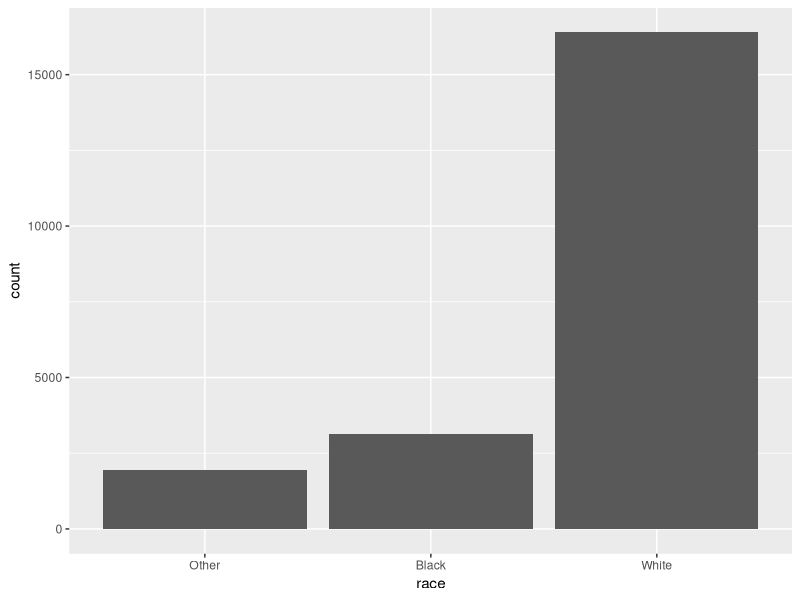
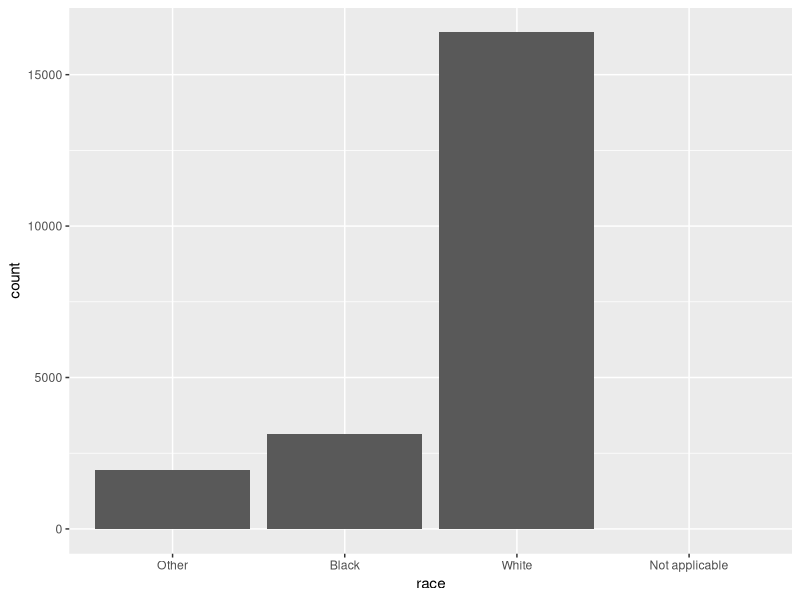
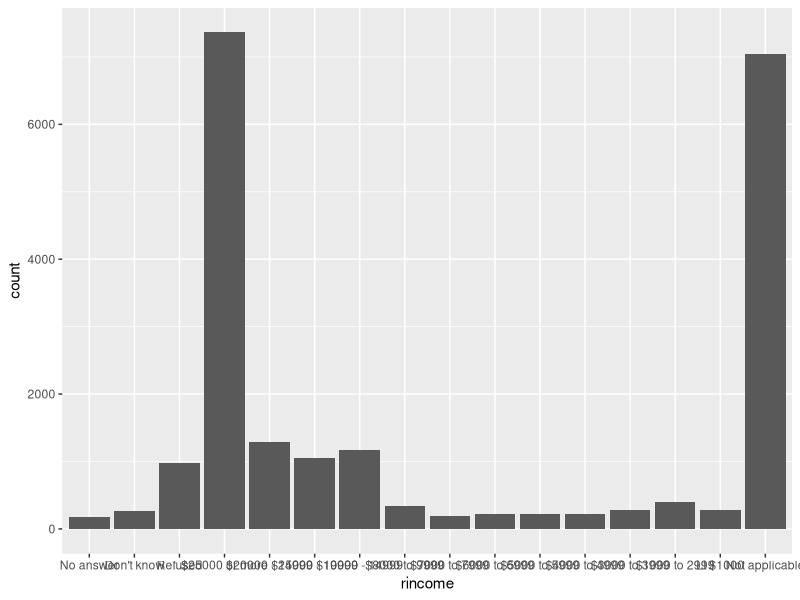
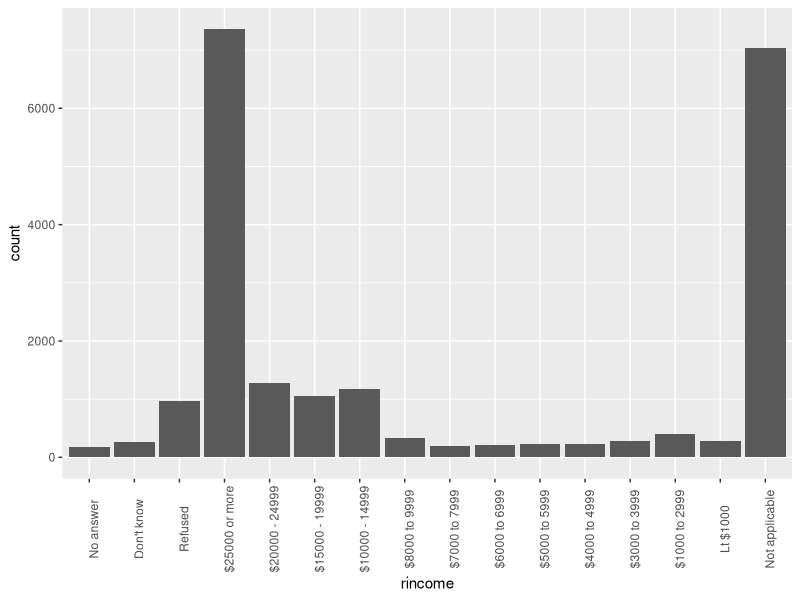
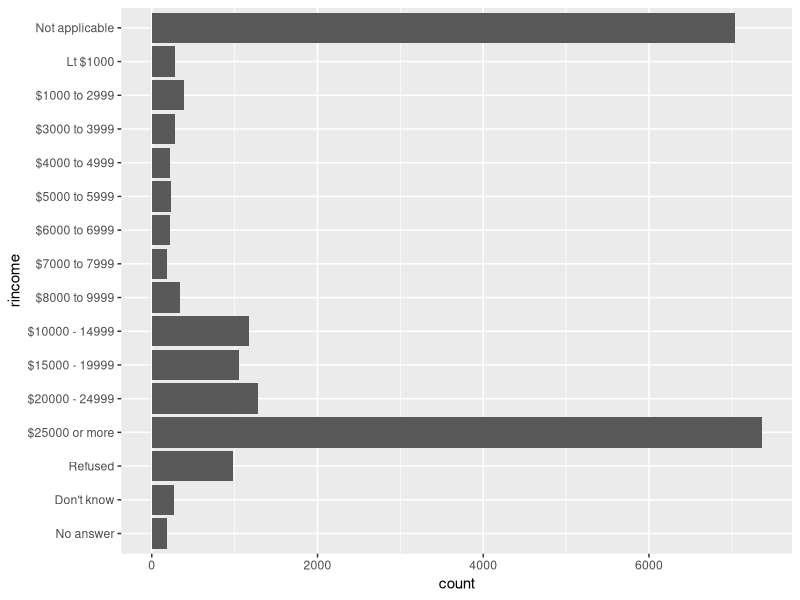
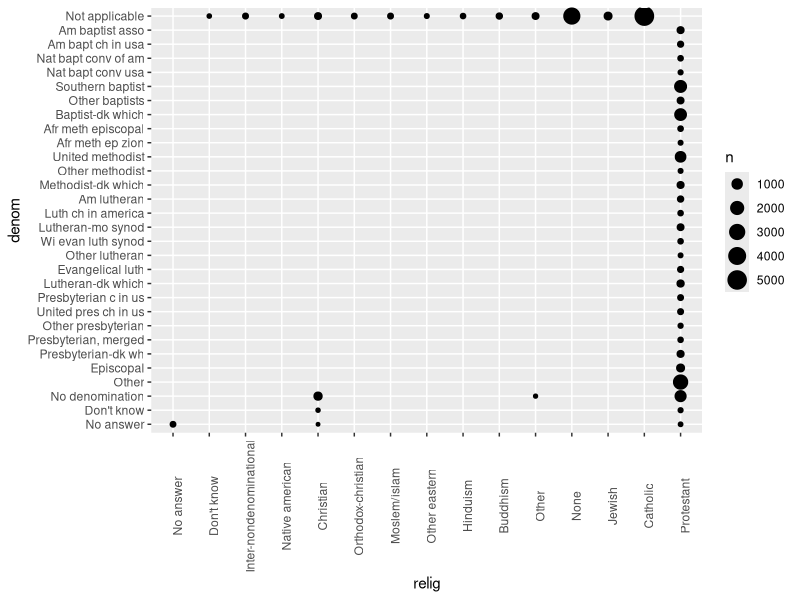
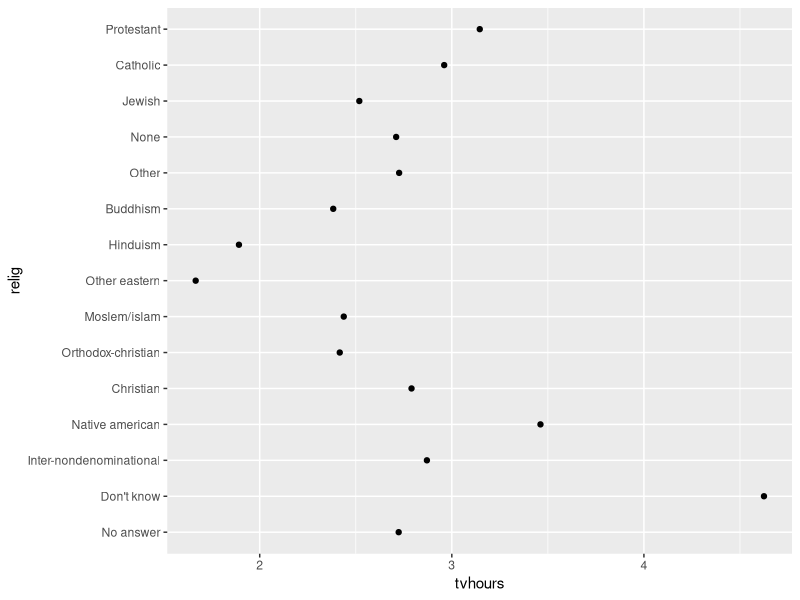
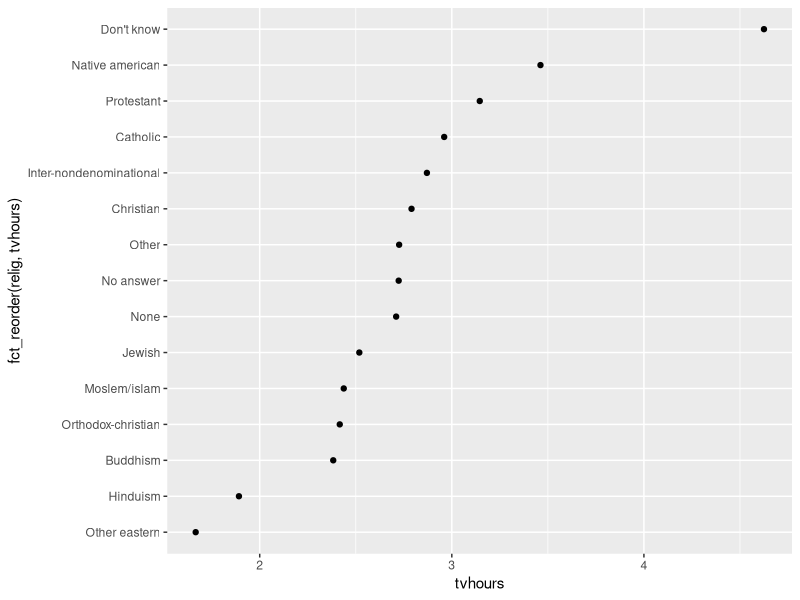

The R script that drew these images, in order:
## ---- chunk 1
knitr::opts_chunk$set(echo = TRUE, fig.width=6, fig.height=4)
## ---- chunk 2
library(tidyverse)
library(forcats)
## ---- chunk 3
x1 <- c("Dec", "Apr", "Jan", "Mar")
month_levels <- c(
  "Jan", "Feb", "Mar", "Apr", "May", "Jun",
  "Jul", "Aug", "Sep", "Oct", "Nov", "Dec"
)
## ---- chunk 4
y1 <- factor(x1, levels = month_levels)
y1
sort(y1)
## ---- chunk 5
factor(x1)
## ---- chunk 6
f1 <- factor(x1, levels = unique(x1))
f1
f2 <- x1 %>% factor() %>% fct_inorder()
f2
## ---- chunk 7
levels(f2)
## ---- chunk 8
gss_cat
## ---- chunk 9
gss_cat %>%
  count(race)

# Or with a bar chart
ggplot(gss_cat, aes(race)) +
  geom_bar()

# By default, ggplot2 drops empty levels. Can force to display them with:
ggplot(gss_cat, aes(race)) +
  geom_bar() +
  scale_x_discrete(drop = FALSE)
## ---- chunk 10
rincome_plot <-
  gss_cat %>%
  ggplot(aes(rincome)) +
  geom_bar()
rincome_plot
## ---- chunk 11
rincome_plot +
  theme(axis.text.x = element_text(angle = 90))
rincome_plot +
  coord_flip()
## ---- chunk 12
gss_cat %>%
  count(relig) %>%
  arrange(-n) %>%
  head(1)

gss_cat %>%
  count(partyid) %>%
  arrange(-n) %>%
  head(1)
## ---- chunk 13
levels(gss_cat$denom)

# Denom refers to "Protestant"
gss_cat %>%
  filter(!denom %in% c("No answer", "Other", "Don't know", "Not applicable",
                       "No denomination")) %>%
  count(relig)

# Can see it clearly in a scatterplot
gss_cat %>%
  count(relig, denom) %>%
  ggplot(aes(x = relig, y = denom, size = n)) +
  geom_point() +
  theme(axis.text.x = element_text(angle = 90))
## ---- chunk 14
relig_summary <- gss_cat %>%
  group_by(relig) %>%
  summarise(
    age = mean(age, na.rm = TRUE),
    tvhours = mean(tvhours, na.rm = TRUE),
    n = n()
  )

ggplot(relig_summary, aes(tvhours, relig)) + geom_point()

# Here can use fct_reorder
# f, the factor whose levels you want to modify
# x, a numeric vector that you want to use to reoder the levels
ggplot(relig_summary, aes(tvhours, fct_reorder(relig, tvhours))) +
  geom_point()

# By reordering religion it is easier to see who watches more TV
## ---- chunk 15
relig_summary %>%
  mutate(relig = fct_reorder(relig, tvhours)) %>%
  ggplot(aes(tvhours, relig)) +
    geom_point()
## ---- chunk 16
rincome_summary <- gss_cat %>%
  group_by(rincome) %>%
  summarise(
    age = mean(age, na.rm = TRUE),
    tvhours = mean(tvhours, na.rm = TRUE),
    n = n()
  )
ggplot(rincome_summary, aes(age, fct_reorder(rincome, age))) + geom_point()

# Here fct_reorder does not make much sense
# Better to use fct_relevel
ggplot(rincome_summary, aes(age, fct_relevel(rincome, "Not applicable"))) +
  geom_point()
## ---- chunk 17
by_age <- gss_cat %>%
  filter(!is.na(age)) %>%
  group_by(age, marital) %>%
  count() %>%
  mutate(prop = n / sum(n))

ggplot(by_age, aes(age, prop, colour = marital)) +
  geom_line(na.rm = TRUE)

ggplot(by_age, aes(age, prop, colour = fct_reorder2(marital, age, prop))) +
  geom_line() +
  labs(colour = "marital")
## ---- chunk 18
gss_cat %>%
  mutate(marital = marital %>% fct_infreq() %>% fct_rev()) %>%
  ggplot(aes(marital)) +
    geom_bar()
## ---- chunk 19
summary(gss_cat[["tvhours"]])
gss_cat %>%
  filter(!is.na(tvhours)) %>%
  ggplot(aes(x = tvhours)) +
  geom_histogram(binwidth = 1)
## ---- chunk 20
# Prints the names of all the factors
keep(gss_cat, is.factor) %>% names()
## ---- chunk 21
gss_cat %>%
  mutate(partyid = fct_recode(partyid,
    "Republican, strong"    = "Strong republican",
    "Republican, weak"      = "Not str republican",
    "Independent, near rep" = "Ind,near rep",
    "Independent, near dem" = "Ind,near dem",
    "Democrat, weak"        = "Not str democrat",
    "Democrat, strong"      = "Strong democrat",
    "Other"                 = "No answer",
    "Other"                 = "Don't know",
    "Other"                 = "Other party"
  )) %>%
  count(partyid)
## ---- chunk 22
levels(gss_cat$partyid)
gss_cat %>% 
  mutate(partyid = 
           fct_collapse(partyid,
                        other = c("No answer", "Don't know", "Other party"),
                        rep = c("Strong republican", "Not str republican"),
                        ind = c("Ind,near rep", "Independent", "Ind,near dem"),
                        dem = c("Not str democrat", "Strong democrat"))) %>%
  count(year, partyid)  %>%
  group_by(year) %>%
  mutate(p = n / sum(n)) %>%
  ggplot(aes(x = year, y = p,
             colour = fct_reorder2(partyid, year, p))) +
  geom_point() +
  geom_line() +
  labs(colour = "Party ID.")
## ---- chunk 23
levels(gss_cat$rincome)
library("stringr")
gss_cat %>%
  mutate(rincome =
           fct_collapse(
             rincome,
             `Unknown` = c("No answer", "Don't know", "Refused", "Not applicable"),
             `Lt $5000` = c("Lt $1000", str_c("$", c("1000", "3000", "4000"),
                                              " to ", c("2999", "3999", "4999"))),
             `$5000 to 10000` = str_c("$", c("5000", "6000", "7000", "8000"),
                                      " to ", c("5999", "6999", "7999", "9999"))
           )) %>%
  ggplot(aes(x = rincome)) +
  geom_bar() + 
  coord_flip()
